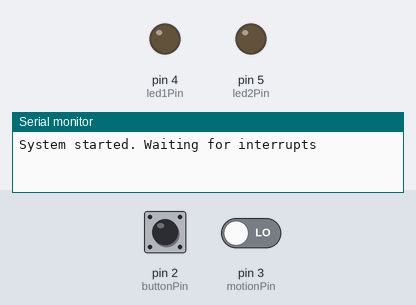
Recording of a sketch running on a simulated Arduino Uno, built with avr-gcc and run on an emulated ATmega328P. On the bench: output pins drawn as LEDs (lit = HIGH), the last lines printed to the serial monitor. Inputs (shaded band) come from the test bench; at power-on: pin 2 (buttonPin) HIGH, pin 3 (motionPin) LOW.

Above: at 1.2 s.
1.3 s: pin 2 (buttonPin) pulled LOW for 0.15 s
At 2.5 s:
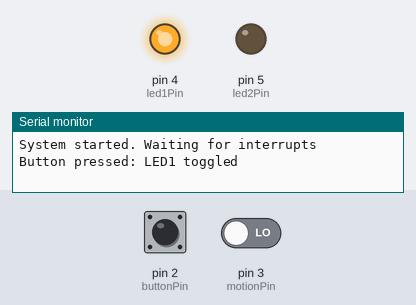
2.9 s: pin 3 (motionPin) driven HIGH
At 3.8 s:
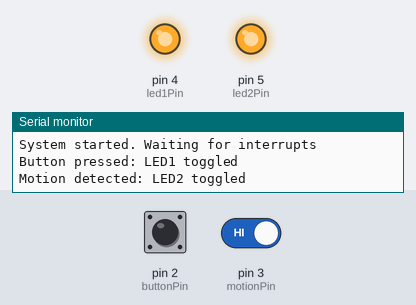
4.4 s: pin 2 (buttonPin) pulled LOW for 1 s
At 5.0 s:
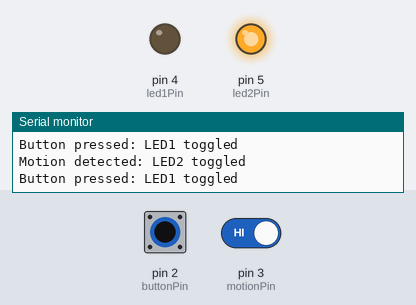
6.9 s: pin 2 (buttonPin) pulled LOW for 3.2 s
At 8.1 s:
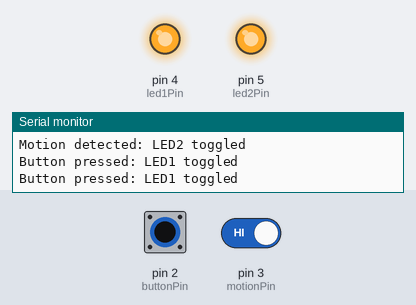
Timing chart, 0 to 9.9 s (numbered marks = the images above; inputs shaded):
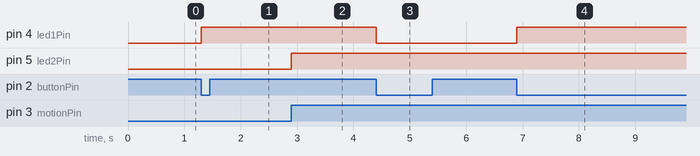

The sketch:

task_4.2C.ino
```cpp
const int buttonPin = 2;
const int motionPin = 3;
const int led1Pin = 4;
const int led2Pin = 5;

volatile bool buttonFlag = false;
volatile bool motionFlag = false;

bool led1State = LOW;
bool led2State = LOW;

void buttonISR() {
  buttonFlag = true;
}

void motionISR() {
  motionFlag = true;
}

void setup() {
  pinMode(buttonPin, INPUT_PULLUP);
  pinMode(motionPin, INPUT);
  pinMode(led1Pin, OUTPUT);
  pinMode(led2Pin, OUTPUT);

  digitalWrite(led1Pin, led1State);
  digitalWrite(led2Pin, led2State);

  attachInterrupt(digitalPinToInterrupt(buttonPin), buttonISR, FALLING);
  attachInterrupt(digitalPinToInterrupt(motionPin), motionISR, RISING);

  Serial.begin(9600);
  Serial.println("System started. Waiting for interrupts");
}

void loop() {
  if (buttonFlag) {
    led1State = !led1State;
    digitalWrite(led1Pin, led1State);
    Serial.println("Button pressed: LED1 toggled");
    buttonFlag = false;
  }

  if (motionFlag) {
    led2State = !led2State;
    digitalWrite(led2Pin, led2State);
    Serial.println("Motion detected: LED2 toggled");
    motionFlag = false;
  }
}
```

Measured:
- after the input at 1.3 s, pin 4 (led1Pin): LOW → HIGH at once
- after the input at 2.9 s, pin 5 (led2Pin): LOW → HIGH at once
- after the input at 4.4 s, pin 4 (led1Pin): HIGH → LOW at once
- after the input at 6.9 s, pin 4 (led1Pin): LOW → HIGH at once
